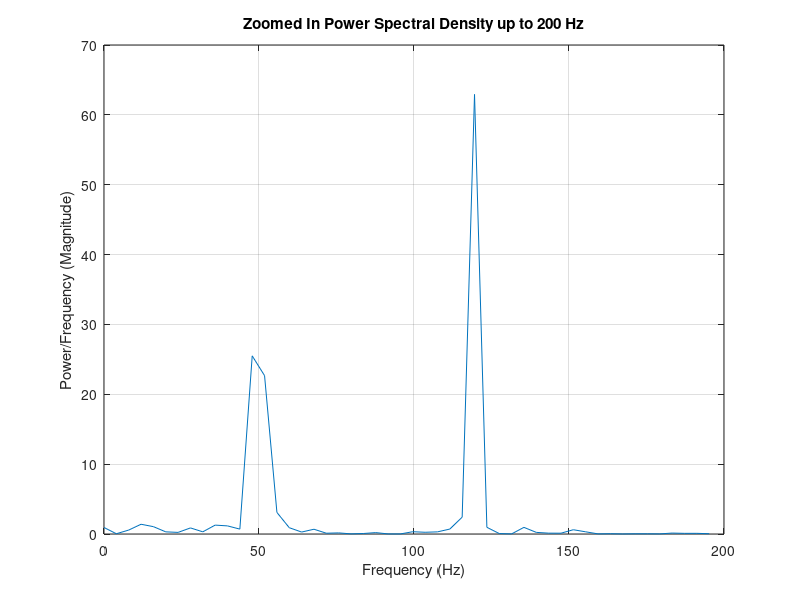

The MATLAB script that drew this image:
fs = 1000; 
t = 0:1/fs:1; 
signal = sin(2*pi*50*t) + sin(2*pi*120*t); 
noise = 0.5 * randn(size(t)); 
y = signal + noise; 

Y = fft(y, 251); 
Pyy = (Y .* conj(Y)) / 251; 
f = (fs/251) * (0:125); 

figure;
plot(f(1:50), Pyy(1:50)); 
title('Zoomed In Power Spectral Density up to 200 Hz');
xlabel('Frequency (Hz)');
ylabel('Power/Frequency (Magnitude)');
xlim([0 200]);
grid on;
